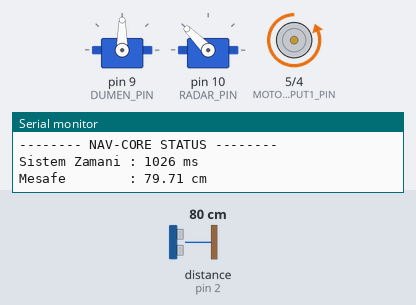
Bench run of a sketch on a simulated Arduino Uno, built with avr-gcc and run on an emulated ATmega328P. Shown: 2 × servo, motor-driver pin pairs drawn as motors (green arrow = first pin HIGH = forward, orange = second pin HIGH = backward, longer = more drive), the last lines printed to the serial monitor. Wiring (inferred from the names in the program): ultrasonic range finder: trigger pin 11; echo pin 2. Inputs (shaded band) come from the test bench; at power-on: distance to the obstacle (sensor on pin 2) 80 cm. The echo pulse lasts 58.3 µs per cm.

Above: at 1.1 s.
1.3 s: distance to the obstacle (sensor on pin 2) set to 23 cm
At 2.23 s:
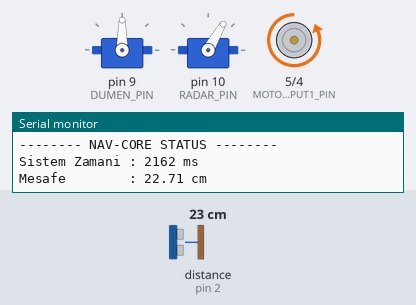
4.3 s: distance to the obstacle (sensor on pin 2) set to 20 cm
At 6.4 s:
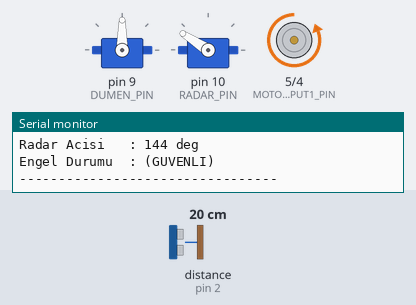
7.3 s: distance to the obstacle (sensor on pin 2) set to 35 cm
At 7.92 s:
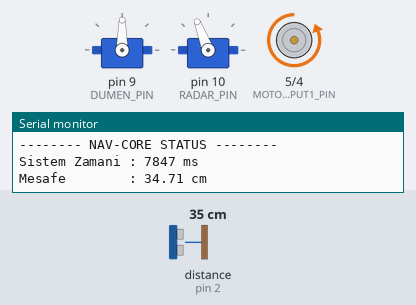
Timing chart, 0 to 16.3 s (numbered marks = the images above; inputs shaded):
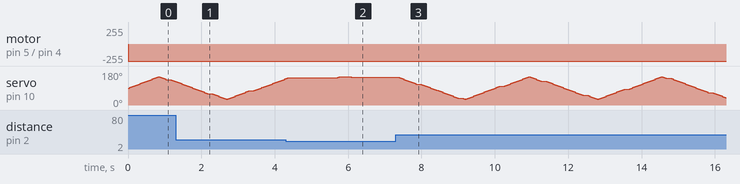

Measured:
- the behaviour switches between 21 and 20 cm on distance to the obstacle (sensor on pin 2) (found by bisection; images 1 and 2)

The sketch:

simulationcodes.ino
```cpp
#include <Arduino.h>
#include <Servo.h>
#include "kernel.h"
#include "tasks.h"

void setup() {
    Serial.begin(9600);
    nav_core_init();

    // --- Starting Servo ---
    dumenServosu.attach(DUMEN_PIN);
    dumenServosu.write(90);

    radarServosu.attach(RADAR_PIN);
    radarServosu.write(90);

    // --- RTOS Task Definitions ---
    radar_gorevi.id               = 1;
    radar_gorevi.priority         = 1;
    radar_gorevi.delay_ms         = 0;
    radar_gorevi.gorev_fonksiyonu = Task_RadarScan;

    motor_gorevi.id               = 2;
    motor_gorevi.priority         = 2;
    motor_gorevi.delay_ms         = 0;
    motor_gorevi.gorev_fonksiyonu = Task_MotorControl;

    monitor_gorevi.id               = 3;
    monitor_gorevi.priority         = 3;
    monitor_gorevi.delay_ms         = 0;
    monitor_gorevi.gorev_fonksiyonu = Task_SystemMonitor;

    gorev_ekle(&radar_gorevi);
    gorev_ekle(&motor_gorevi);
    gorev_ekle(&monitor_gorevi);

    // --- Pin Configuration ---
    pinMode(TRIG_PIN,         OUTPUT);
    pinMode(ECHO_PIN,         INPUT);
    pinMode(MOTOR_INPUT1_PIN, OUTPUT);
    pinMode(MOTOR_INPUT2_PIN, OUTPUT);

    // --- Echo Interrupt Connection ---
    // CHANGE: catches both the rising and falling edges (needed for timing)
    attachInterrupt(digitalPinToInterrupt(ECHO_PIN), echoPinKesmeFonksiyonu, CHANGE);

    Serial.println(F("NAV-CORE: Baslatma Tamamlandi."));
}

void loop() {
    nav_core_tick();
    scheduler();
    delay(1);
}
```

kernel.cpp
```cpp
#include "kernel.h"

struct TCB *head = NULL;
struct TCB *su_an_calisan = NULL;

void nav_core_init(void) {
    head = NULL;
    su_an_calisan = NULL;
}

void gorev_ekle(struct TCB *eklenecek_gorev_adresi) {
    eklenecek_gorev_adresi->siradaki_gorev = NULL;

    if (head == NULL || eklenecek_gorev_adresi->priority < head->priority) {
        eklenecek_gorev_adresi->siradaki_gorev = head;
        head = eklenecek_gorev_adresi;
    } else {
        struct TCB *tmp = head;
        while (tmp->siradaki_gorev != NULL &&
               tmp->siradaki_gorev->priority <= eklenecek_gorev_adresi->priority) {
            tmp = tmp->siradaki_gorev;
        }
        eklenecek_gorev_adresi->siradaki_gorev = tmp->siradaki_gorev;
        tmp->siradaki_gorev = eklenecek_gorev_adresi;
    }
}

void nav_core_tick(void) {
    struct TCB *tmp = head;
    while (tmp != NULL) {
        if (tmp->delay_ms > 0) {
            tmp->delay_ms--;
        }
        tmp = tmp->siradaki_gorev;
    }
}

void scheduler(void) {
    struct TCB *tmp = head;
    while (tmp != NULL) {
        if (tmp->delay_ms == 0) {
            su_an_calisan = tmp;
            su_an_calisan->gorev_fonksiyonu();
            return;
        }
        tmp = tmp->siradaki_gorev;
    }
}
```

kernel.h
```cpp
#pragma once
#include <Arduino.h>

typedef void (*GorevFonksiyonu)(void);

struct TCB {
    uint8_t id;
    uint8_t priority;
    struct TCB *siradaki_gorev;
    uint32_t delay_ms;
    void (*gorev_fonksiyonu)(void);
};

extern struct TCB *head;
extern struct TCB *su_an_calisan;

void nav_core_init(void);
void gorev_ekle(struct TCB *eklenecek_gorev_adresi);
void nav_core_tick(void);
void scheduler(void);
```

tasks.cpp
```cpp
#include "tasks.h"

// --- TCB Objects ---
struct TCB radar_gorevi;
struct TCB motor_gorevi;
struct TCB monitor_gorevi;

// --- Servo Objects ---
Servo dumenServosu;
Servo radarServosu;

// --- Global Status Variables ---
volatile float mesafe          = 50.0;
volatile bool engel_durumu     = false;
int mevcutAci                  = 90;
int adimYonu                   = 3;
unsigned long sonServoHareketi = 0;

// --- Interrupt-Based Echo Variables ---
volatile unsigned long echo_baslangic = 0;
volatile unsigned long echo_sure      = 0;
volatile bool olcum_hazir             = false;

// =================================================================
// INTERRUPT FUNCTION — ECHO PIN (Pin 2, runs in the background)
// =================================================================
void echoPinKesmeFonksiyonu() {
    if (digitalRead(ECHO_PIN) == HIGH) {
        echo_baslangic = micros();         // Rising edge: measurement started
    } else {
        echo_sure   = micros() - echo_baslangic; // Falling edge: time calculated
        olcum_hazir = true;
    }
}

// =================================================================
// TASK 1 — RADAR SCAN (Priority: 1)
// =================================================================
void Task_RadarScan(void) {

    // If there's no obstacle, make a windshield wiper movement
    if (!engel_durumu) {
        if (millis() - sonServoHareketi >= 30) {
            sonServoHareketi = millis();
            mevcutAci += adimYonu;
            if (mevcutAci >= 150 || mevcutAci <= 30) {
                adimYonu = -adimYonu;
            }
            radarServosu.write(mevcutAci);
        }
    }
    // If there's an obstacle, the radar stays locked at that angle, the measurement continues.

    // --- Ultrasonic Triggering (non-blocking) ---
    digitalWrite(TRIG_PIN, LOW);
    delayMicroseconds(2);
    digitalWrite(TRIG_PIN, HIGH);
    delayMicroseconds(10);
    digitalWrite(TRIG_PIN, LOW);
    // The signal was sent. The echo response is caught by the interrupt in the background.

    // --- Read the measurement coming from the interrupt ---
    if (olcum_hazir) {
        mesafe      = (echo_sure / 2.0) * 0.0343;
        olcum_hazir = false;
    }

    engel_durumu = (mesafe > 0.0 && mesafe < 20.0);

    radar_gorevi.delay_ms = 40;
}

// =================================================================
// TASK 2 — MOTOR CONTROL (Priority: 2)
// =================================================================
void Task_MotorControl(void) {
    digitalWrite(MOTOR_INPUT1_PIN, LOW);
    digitalWrite(MOTOR_INPUT2_PIN, HIGH);
    motor_gorevi.delay_ms = 30;
}

// =================================================================
// TASK 3 — SYSTEM MONITOR (Priority: 3)
// =================================================================
void Task_SystemMonitor(void) {
    static unsigned long son_ekran_zamani = 0;

    if (millis() - son_ekran_zamani >= 1000) {
        son_ekran_zamani = millis();

        Serial.println(F("-------- NAV-CORE STATUS --------"));
        Serial.print(F("Sistem Zamani : ")); Serial.print(millis());  Serial.println(F(" ms"));
        Serial.print(F("Mesafe        : ")); Serial.print(mesafe);    Serial.println(F(" cm"));
        Serial.print(F("Radar Acisi   : ")); Serial.print(mevcutAci); Serial.println(F(" deg"));
        Serial.print(F("Engel Durumu  : ")); Serial.println(engel_durumu ? F("(!)(TEHLIKE)(!)") : F("(GUVENLI)"));
        Serial.println(F("---------------------------------"));
    }

    monitor_gorevi.delay_ms = 1000;
}
```

tasks.h
```cpp
#pragma once
#include <Arduino.h>
#include <Servo.h>
#include "kernel.h"

// =================================================================
// PIN SETTINGS
// =================================================================

// --- Ultrasonic Sensor ---
#define TRIG_PIN            11   // Mavi kablo
#define ECHO_PIN             2   // Gri kablo (interrupt-capable)

// --- L293D Motor Driver ---
#define MOTOR_INPUT1_PIN     5   // Yeşil kablo
#define MOTOR_INPUT2_PIN     4   // Turuncu kablo

// --- Servo Pins ---
#define DUMEN_PIN            9   // Üst servo, yeşil sinyal
#define RADAR_PIN           10   // Alt servo, turuncu sinyal

// =================================================================
// TCB OBJECTS
// =================================================================
extern struct TCB radar_gorevi;
extern struct TCB motor_gorevi;
extern struct TCB monitor_gorevi;

// =================================================================
// SERVO OBJECTS
// =================================================================
extern Servo dumenServosu;
extern Servo radarServosu;

// =================================================================
// GLOBAL STATUS VARIABLES
// =================================================================
extern volatile float mesafe;
extern volatile bool engel_durumu;
extern int mevcutAci;
extern int adimYonu;
extern unsigned long sonServoHareketi;

// --- Interrupt-Based Echo Measurement ---
extern volatile unsigned long echo_baslangic;
extern volatile unsigned long echo_sure;
extern volatile bool olcum_hazir;

// =================================================================
// TASK & INTERRUPT FUNCTION PROTOTYPES
// =================================================================
void echoPinKesmeFonksiyonu(void);
void Task_RadarScan(void);
void Task_MotorControl(void);
void Task_SystemMonitor(void);
```
